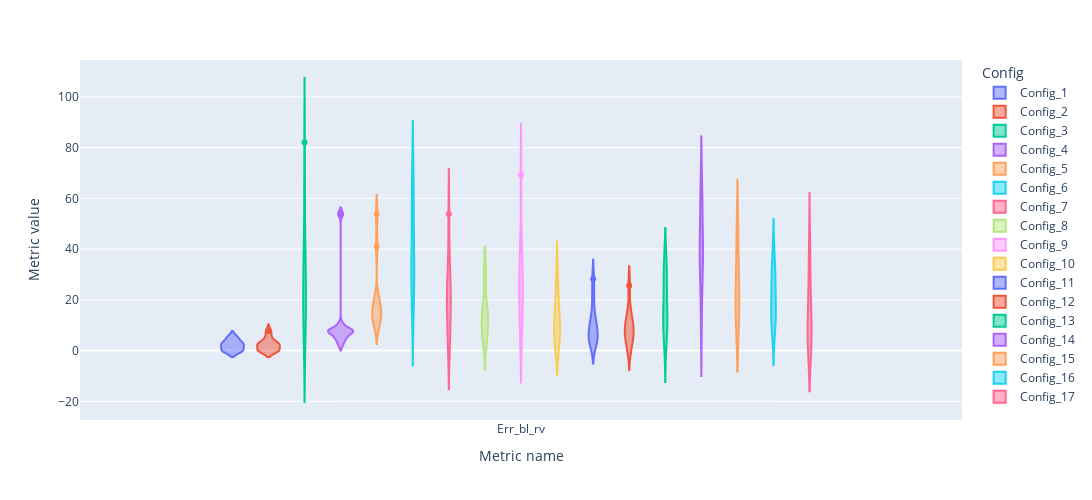

Notebook source saved alongside this figure:
### Markdown cell above
### Blue river

### Code cell
fig = px.violin(bl_rv, y='Metric value', x='Metric name', color='Config', box=False, height=500, width=1200)
fig.show()

### Figure 1 — Plotly figure (JSON) as saved in the notebook; plotly's stock layout.template omitted (floating-point values rounded to 4 significant figures)
{"data": [{"alignmentgroup": "True", "box": {"visible": false}, "hovertemplate": "Config=Config_1<br>Metric name=%{x}<br>Metric value=%{y}<extra></extra>", "legendgroup": "Config_1", "marker": {"color": "#636efa"}, "name": "Config_1", "offsetgroup": "Config_1", "orientation": "v", "scalegroup": "True", "showlegend": true, "type": "violin", "x": ["Err_bl_rv", "Err_bl_rv", "Err_bl_rv", "Err_bl_rv", "Err_bl_rv", "Err_bl_rv", "Err_bl_rv", "Err_bl_rv", "Err_bl_rv", "Err_bl_rv"], "x0": " ", "xaxis": "x", "y": [5.128, 0, 2.564, 5.128, 0, 2.564, 2.564, 0, 0, 2.564], "y0": " ", "yaxis": "y"}, {"alignmentgroup": "True", "box": {"visible": false}, "hovertemplate": "Config=Config_2<br>Metric name=%{x}<br>Metric value=%{y}<extra></extra>", "legendgroup": "Config_2", "marker": {"color": "#EF553B"}, "name": "Config_2", "offsetgroup": "Config_2", "orientation": "v", "scalegroup": "True", "showlegend": true, "type": "violin", "x": ["Err_bl_rv", "Err_bl_rv", "Err_bl_rv", "Err_bl_rv", "Err_bl_rv", "Err_bl_rv", "Err_bl_rv", "Err_bl_rv", "Err_bl_rv", "Err_bl_rv"], "x0": " ", "xaxis": "x", "y": [7.692, 0, 5.128, 0, 2.564, 0, 2.564, 2.564, 0, 2.564], "y0": " ", "yaxis": "y"}, {"alignmentgroup": "True", "box": {"visible": false}, "hovertemplate": "Config=Config_3<br>Metric name=%{x}<br>Metric value=%{y}<extra></extra>", "legendgroup": "Config_3", "marker": {"color": "#00cc96"}, "name": "Config_3", "offsetgroup": "Config_3", "orientation": "v", "scalegroup": "True", "showlegend": true, "type": "violin", "x": ["Err_bl_rv", "Err_bl_rv", "Err_bl_rv", "Err_bl_rv", "Err_bl_rv", "Err_bl_rv", "Err_bl_rv", "Err_bl_rv", "Err_bl_rv", "Err_bl_rv"], "x0": " ", "xaxis": "x", "y": [30.77, 30.77, 25.64, 38.46, 12.82, 82.05, 12.82, 15.38, 58.97, 5.128], "y0": " ", "yaxis": "y"}, {"alignmentgroup": "True", "box": {"visible": false}, "hovertemplate": "Config=Config_4<br>Metric name=%{x}<br>Metric value=%{y}<extra></extra>", "legendgroup": "Config_4", "marker": {"color": "#ab63fa"}, "name": "Config_4", "offsetgroup": "Config_4", "orientation": "v", "scalegroup": "True", "showlegend": true, "type": "violin", "x": ["Err_bl_rv", "Err_bl_rv", "Err_bl_rv", "Err_bl_rv", "Err_bl_rv", "Err_bl_rv", "Err_bl_rv", "Err_bl_rv", "Err_bl_rv", "Err_bl_rv"], "x0": " ", "xaxis": "x", "y": [7.692, 10.26, 7.692, 53.85, 5.128, 2.564, 5.128, 7.692, 7.692, 7.692], "y0": " ", "yaxis": "y"}, {"alignmentgroup": "True", "box": {"visible": false}, "hovertemplate": "Config=Config_5<br>Metric name=%{x}<br>Metric value=%{y}<extra></extra>", "legendgroup": "Config_5", "marker": {"color": "#FFA15A"}, "name": "Config_5", "offsetgroup": "Config_5", "orientation": "v", "scalegroup": "True", "showlegend": true, "type": "violin", "x": ["Err_bl_rv", "Err_bl_rv", "Err_bl_rv", "Err_bl_rv", "Err_bl_rv", "Err_bl_rv", "Err_bl_rv", "Err_bl_rv", "Err_bl_rv", "Err_bl_rv"], "x0": " ", "xaxis": "x", "y": [20.51, 10.26, 12.82, 53.85, 17.95, 12.82, 15.38, 12.82, 41.03, 17.95], "y0": " ", "yaxis": "y"}, {"alignmentgroup": "True", "box": {"visible": false}, "hovertemplate": "Config=Config_6<br>Metric name=%{x}<br>Metric value=%{y}<extra></extra>", "legendgroup": "Config_6", "marker": {"color": "#19d3f3"}, "name": "Config_6", "offsetgroup": "Config_6", "orientation": "v", "scalegroup": "True", "showlegend": true, "type": "violin", "x": ["Err_bl_rv", "Err_bl_rv", "Err_bl_rv", "Err_bl_rv", "Err_bl_rv", "Err_bl_rv", "Err_bl_rv", "Err_bl_rv", "Err_bl_rv", "Err_bl_rv"], "x0": " ", "xaxis": "x", "y": [48.72, 56.41, 30.77, 35.9, 33.33, 66.67, 30.77, 17.95, 20.51, 66.67], "y0": " ", "yaxis": "y"}, {"alignmentgroup": "True", "box": {"visible": false}, "hovertemplate": "Config=Config_7<br>Metric name=%{x}<br>Metric value=%{y}<extra></extra>", "legendgroup": "Config_7", "marker": {"color": "#FF6692"}, "name": "Config_7", "offsetgroup": "Config_7", "orientation": "v", "scalegroup": "True", "showlegend": true, "type": "violin", "x": ["Err_bl_rv", "Err_bl_rv", "Err_bl_rv", "Err_bl_rv", "Err_bl_rv", "Err_bl_rv", "Err_bl_rv", "Err_bl_rv", "Err_bl_rv", "Err_bl_rv"], "x0": " ", "xaxis": "x", "y": [7.692, 23.08, 2.564, 7.692, 25.64, 23.08, 53.85, 17.95, 20.51, 35.9], "y0": " ", "yaxis": "y"}, {"alignmentgroup": "True", "box": {"visible": false}, "hovertemplate": "Config=Config_8<br>Metric name=%{x}<br>Metric value=%{y}<extra></extra>", "legendgroup": "Config_8", "marker": {"color": "#B6E880"}, "name": "Config_8", "offsetgroup": "Config_8", "orientation": "v", "scalegroup": "True", "showlegend": true, "type": "violin", "x": ["Err_bl_rv", "Err_bl_rv", "Err_bl_rv", "Err_bl_rv", "Err_bl_rv", "Err_bl_rv", "Err_bl_rv", "Err_bl_rv", "Err_bl_rv", "Err_bl_rv"], "x0": " ", "xaxis": "x", "y": [12.82, 7.692, 17.95, 30.77, 10.26, 2.564, 15.38, 30.77, 12.82, 5.128], "y0": " ", "yaxis": "y"}, {"alignmentgroup": "True", "box": {"visible": false}, "hovertemplate": "Config=Config_9<br>Metric name=%{x}<br>Metric value=%{y}<extra></extra>", "legendgroup": "Config_9", "marker": {"color": "#FF97FF"}, "name": "Config_9", "offsetgroup": "Config_9", "orientation": "v", "scalegroup": "True", "showlegend": true, "type": "violin", "x": ["Err_bl_rv", "Err_bl_rv", "Err_bl_rv", "Err_bl_rv", "Err_bl_rv", "Err_bl_rv", "Err_bl_rv", "Err_bl_rv", "Err_bl_rv", "Err_bl_rv"], "x0": " ", "xaxis": "x", "y": [10.26, 23.08, 38.46, 35.9, 25.64, 15.38, 23.08, 7.692, 30.77, 69.23], "y0": " ", "yaxis": "y"}, {"alignmentgroup": "True", "box": {"visible": false}, "hovertemplate": "Config=Config_10<br>Metric name=%{x}<br>Metric value=%{y}<extra></extra>", "legendgroup": "Config_10", "marker": {"color": "#FECB52"}, "name": "Config_10", "offsetgroup": "Config_10", "orientation": "v", "scalegroup": "True", "showlegend": true, "type": "violin", "x": ["Err_bl_rv", "Err_bl_rv", "Err_bl_rv", "Err_bl_rv", "Err_bl_rv", "Err_bl_rv", "Err_bl_rv", "Err_bl_rv", "Err_bl_rv", "Err_bl_rv"], "x0": " ", "xaxis": "x", "y": [30.77, 2.564, 5.128, 12.82, 5.128, 12.82, 5.128, 23.08, 17.95, 10.26], "y0": " ", "yaxis": "y"}, {"alignmentgroup": "True", "box": {"visible": false}, "hovertemplate": "Config=Config_11<br>Metric name=%{x}<br>Metric value=%{y}<extra></extra>", "legendgroup": "Config_11", "marker": {"color": "#636efa"}, "name": "Config_11", "offsetgroup": "Config_11", "orientation": "v", "scalegroup": "True", "showlegend": true, "type": "violin", "x": ["Err_bl_rv", "Err_bl_rv", "Err_bl_rv", "Err_bl_rv", "Err_bl_rv", "Err_bl_rv", "Err_bl_rv", "Err_bl_rv", "Err_bl_rv", "Err_bl_rv"], "x0": " ", "xaxis": "x", "y": [5.128, 12.82, 28.21, 10.26, 20.51, 2.564, 5.128, 5.128, 10.26, 5.128], "y0": " ", "yaxis": "y"}, {"alignmentgroup": "True", "box": {"visible": false}, "hovertemplate": "Config=Config_12<br>Metric name=%{x}<br>Metric value=%{y}<extra></extra>", "legendgroup": "Config_12", "marker": {"color": "#EF553B"}, "name": "Config_12", "offsetgroup": "Config_12", "orientation": "v", "scalegroup": "True", "showlegend": true, "type": "violin", "x": ["Err_bl_rv", "Err_bl_rv", "Err_bl_rv", "Err_bl_rv", "Err_bl_rv", "Err_bl_rv", "Err_bl_rv", "Err_bl_rv", "Err_bl_rv", "Err_bl_rv"], "x0": " ", "xaxis": "x", "y": [12.82, 7.692, 2.564, 5.128, 25.64, 7.692, 10.26, 0, 7.692, 15.38], "y0": " ", "yaxis": "y"}, {"alignmentgroup": "True", "box": {"visible": false}, "hovertemplate": "Config=Config_13<br>Metric name=%{x}<br>Metric value=%{y}<extra></extra>", "legendgroup": "Config_13", "marker": {"color": "#00cc96"}, "name": "Config_13", "offsetgroup": "Config_13", "orientation": "v", "scalegroup": "True", "showlegend": true, "type": "violin", "x": ["Err_bl_rv", "Err_bl_rv", "Err_bl_rv", "Err_bl_rv", "Err_bl_rv", "Err_bl_rv", "Err_bl_rv", "Err_bl_rv", "Err_bl_rv", "Err_bl_rv"], "x0": " ", "xaxis": "x", "y": [12.82, 30.77, 15.38, 33.33, 7.692, 10.26, 33.33, 25.64, 2.564, 15.38], "y0": " ", "yaxis": "y"}, {"alignmentgroup": "True", "box": {"visible": false}, "hovertemplate": "Config=Config_14<br>Metric name=%{x}<br>Metric value=%{y}<extra></extra>", "legendgroup": "Config_14", "marker": {"color": "#ab63fa"}, "name": "Config_14", "offsetgroup": "Config_14", "orientation": "v", "scalegroup": "True", "showlegend": true, "type": "violin", "x": ["Err_bl_rv", "Err_bl_rv", "Err_bl_rv", "Err_bl_rv", "Err_bl_rv", "Err_bl_rv", "Err_bl_rv", "Err_bl_rv", "Err_bl_rv", "Err_bl_rv"], "x0": " ", "xaxis": "x", "y": [41.03, 58.97, 38.46, 23.08, 38.46, 56.41, 10.26, 38.46, 35.9, 64.1], "y0": " ", "yaxis": "y"}, {"alignmentgroup": "True", "box": {"visible": false}, "hovertemplate": "Config=Config_15<br>Metric name=%{x}<br>Metric value=%{y}<extra></extra>", "legendgroup": "Config_15", "marker": {"color": "#FFA15A"}, "name": "Config_15", "offsetgroup": "Config_15", "orientation": "v", "scalegroup": "True", "showlegend": true, "type": "violin", "x": ["Err_bl_rv", "Err_bl_rv", "Err_bl_rv", "Err_bl_rv", "Err_bl_rv", "Err_bl_rv", "Err_bl_rv", "Err_bl_rv", "Err_bl_rv", "Err_bl_rv"], "x0": " ", "xaxis": "x", "y": [10.26, 23.08, 12.82, 30.77, 23.08, 33.33, 46.15, 48.72, 10.26, 17.95], "y0": " ", "yaxis": "y"}, {"alignmentgroup": "True", "box": {"visible": false}, "hovertemplate": "Config=Config_16<br>Metric name=%{x}<br>Metric value=%{y}<extra></extra>", "legendgroup": "Config_16", "marker": {"color": "#19d3f3"}, "name": "Config_16", "offsetgroup": "Config_16", "orientation": "v", "scalegroup": "True", "showlegend": true, "type": "violin", "x": ["Err_bl_rv", "Err_bl_rv", "Err_bl_rv", "Err_bl_rv", "Err_bl_rv", "Err_bl_rv", "Err_bl_rv", "Err_bl_rv", "Err_bl_rv", "Err_bl_rv"], "x0": " ", "xaxis": "x", "y": [17.95, 38.46, 23.08, 12.82, 12.82, 30.77, 7.692, 25.64, 12.82, 30.77], "y0": " ", "yaxis": "y"}, {"alignmentgroup": "True", "box": {"visible": false}, "hovertemplate": "Config=Config_17<br>Metric name=%{x}<br>Metric value=%{y}<extra></extra>", "legendgroup": "Config_17", "marker": {"color": "#FF6692"}, "name": "Config_17", "offsetgroup": "Config_17", "orientation": "v", "scalegroup": "True", "showlegend": true, "type": "violin", "x": ["Err_bl_rv", "Err_bl_rv", "Err_bl_rv", "Err_bl_rv", "Err_bl_rv", "Err_bl_rv", "Err_bl_rv", "Err_bl_rv", "Err_bl_rv", "Err_bl_rv"], "x0": " ", "xaxis": "x", "y": [10.26, 17.95, 30.77, 25.64, 43.59, 2.564, 10.26, 2.564, 5.128, 5.128], "y0": " ", "yaxis": "y"}], "layout": {"height": 500, "legend": {"title": {"text": "Config"}, "tracegroupgap": 0}, "margin": {"t": 60}, "violinmode": "group", "width": 1200, "xaxis": {"anchor": "y", "domain": [0, 1], "title": {"text": "Metric name"}}, "yaxis": {"anchor": "x", "domain": [0, 1], "title": {"text": "Metric value"}}}}
